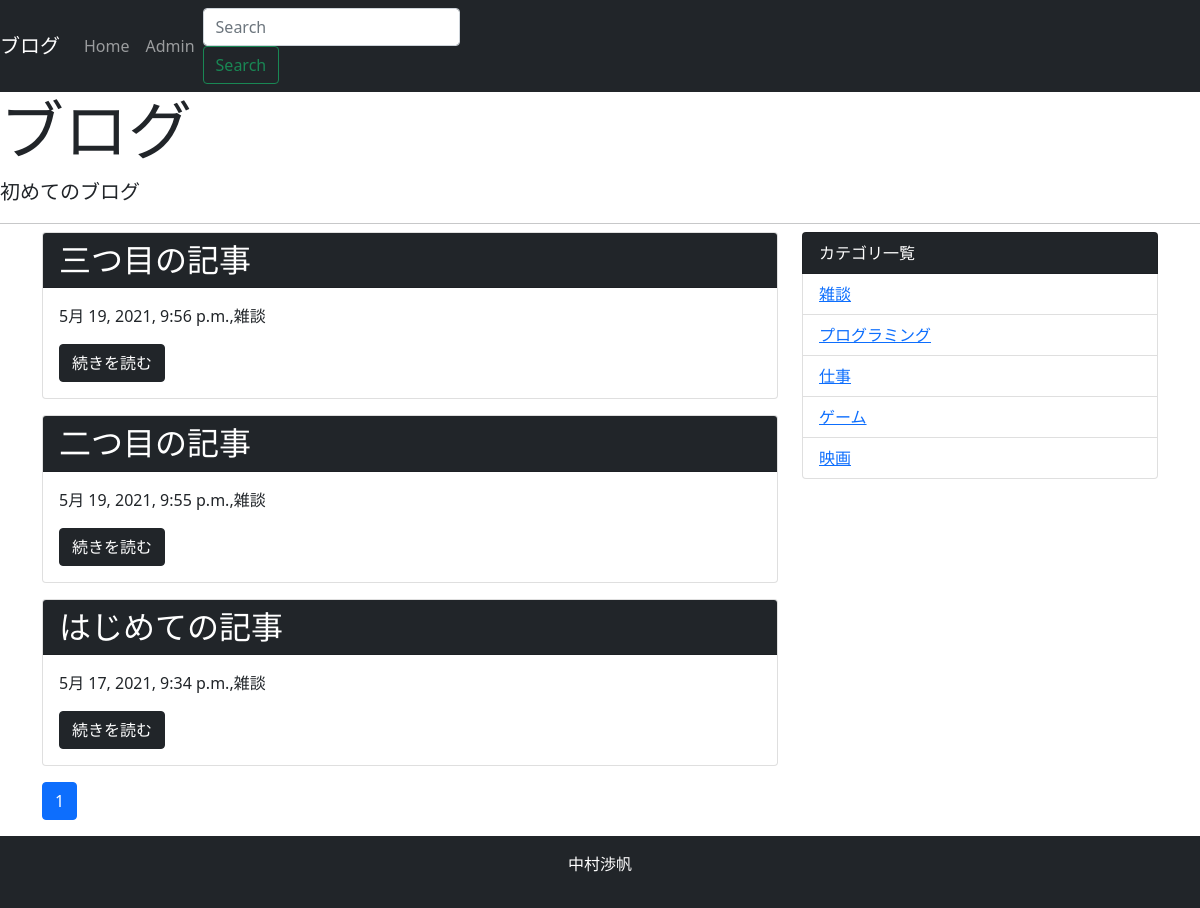
/category/1/ (signed in), run on the app's committed database.
### blog/models.py (models this page shows, shortened)
class Post(models.Model):
    title = models.CharField('タイトル', max_length=255)
    text = models.TextField('本文')
    created_at = models.DateTimeField('作成日', default=timezone.now)
    category = models.ForeignKey(
        Category, verbose_name='カテゴリ', on_delete=models.PROTECT)

class Category(models.Model):
    name = models.CharField('カテゴリ名', max_length=255)
    created_at = models.DateTimeField('作成日', default=timezone.now)
    def __str__(self):
        return self.name

### blog/views.py (the view)
# urls.py: path('category/<int:pk>/', views.CategoryView.as_view(), name='category'),
class CategoryView(generic.ListView):
    model = Post
    paginate_by = 10
    def get_queryset(self):
        category_pk = self.kwargs['pk']
        queryset = Post.objects.order_by(
            '-created_at').filter(category__pk=category_pk)
        return queryset

### blog/context_processors.py (called while the page is built)
def common(request):
    context = {
        'category_list': Category.objects.all(),
    }
    return context

### blog/templatetags/mytag.py (called while the page is built)
@register.simple_tag
def url_replace(request, field, value):
    url_dict = request.GET.copy()
    url_dict[field] = value
    return url_dict.urlencode()

### blog/templates/blog/post_list.html
{% extends 'blog/base.html' %}
{% block content %}
{% for post in post_list %}
<div class="card mb-3">
  <h2 class="card-header bg-dark text-white">{{post.title}}</h2>
  <div class="card-body">
    <p>{{ post.created_at }},{{ post.category }}</p>
    <a href="{% url 'blog:detail' post.pk %}" class="btn btn-dark">続きを読む</a>
  </div>
</div>
{% endfor %}
{% include 'blog/page.html' %}
{% endblock %}

### blog/templates/blog/base.html (shortened to what this page needs)
<!doctype html>
<html lang="ja">
  <head>
    <link href="https://cdn.jsdelivr.net/npm/bootstrap@5.0.0-beta1/dist/css/bootstrap.min.css" rel="stylesheet"
>
  </head>
  <body>
    <nav class="navbar navbar-expand-lg navbar-dark bg-dark">
      <a class="navbar-brand" href="#">ブログ</a>
      <div class="collapse navbar-collapse" id="navbarSupportedContent">
        <ul class="navbar-nav mr-auto">
          <li class="nav-item active">
            <a class="nav-link" href="{% url 'blog:index' %}">Home</a>
          </li>
          {% if user.is_superuser %}
          <li class="nav-item">
            <a class="nav-link" href="{% url 'admin:index' %}">Admin</a>
          </li>
          {% endif %}
        </ul>
        <form class="form-inline my-2 my-lg-0" method="GET" action="{% url 'blog:index' %}">
          <input class="form-control mr-sm-2" type="text" placeholder="Search" aria-label="Search" name="keyword">
          <button class="btn btn-outline-success my-2 my-sm-0" type="submit">Search</button>
        </form>
      </div>
    </nav>
    <div class="jumbotron">
      <h1 class="display-3">ブログ</h1>
      <p class="lead">初めてのブログ</p>
      <hr class="my-2">
    </div>
    <div class="container">
      <div class="row">
        <div class="col-md-8">
          {% block content %}
          {% endblock %}
        </div>
        <div class="col-md-4">
          <ul class="list-group">
            <li class="list-group-item bg-dark text-white">カテゴリ一覧</li>
            {% for category in category_list %}
            <li class="list-group-item"><a href="{% url 'blog:category' category.pk %}">{{category}}</a></li>
            {% endfor %}
          </ul>
        </div>
      </div>
    </div>
    <footer class="bg-dark text-white text-center py-3">
      <p>中村渉帆</p>
    </footer>
  </body>
</html>

### data on the page
Post: title "三つ目の記事", created_at "5月 19, 2021, 9:56 p.m.", category "雑談"
Post: title "二つ目の記事", created_at "5月 19, 2021, 9:55 p.m.", category "雑談"
Post: title "はじめての記事", created_at "5月 17, 2021, 9:34 p.m.", category "雑談"
Category: name "雑談"
Category: name "プログラミング"
Category: name "仕事"
Category: name "ゲーム"
Category: name "映画"

### other printed values
{{ link_page }} "1"
